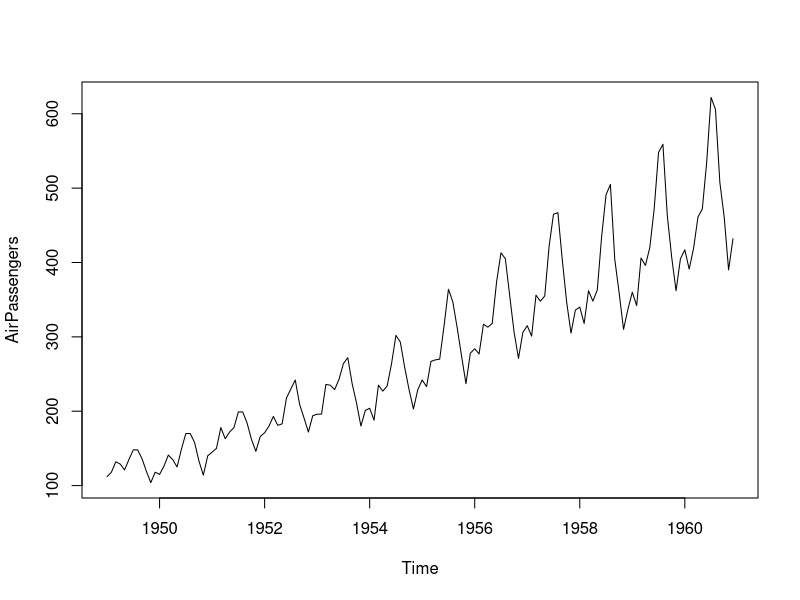
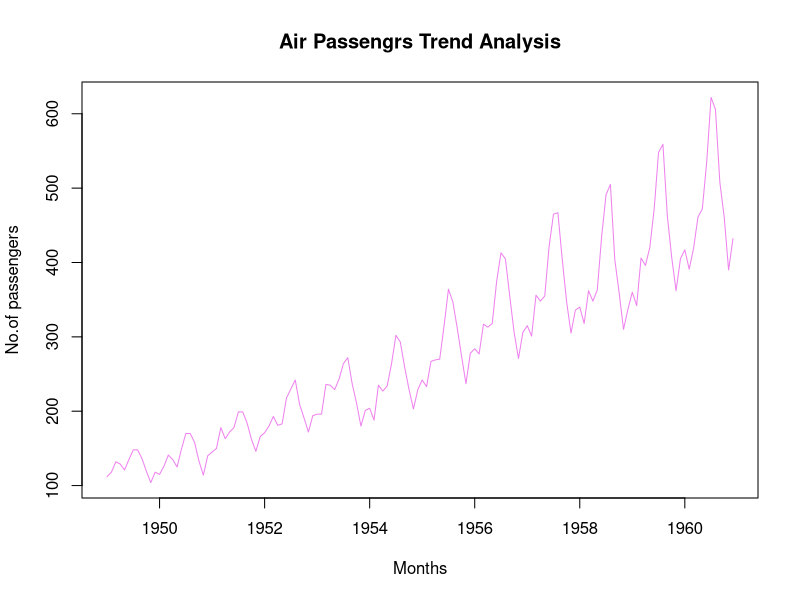
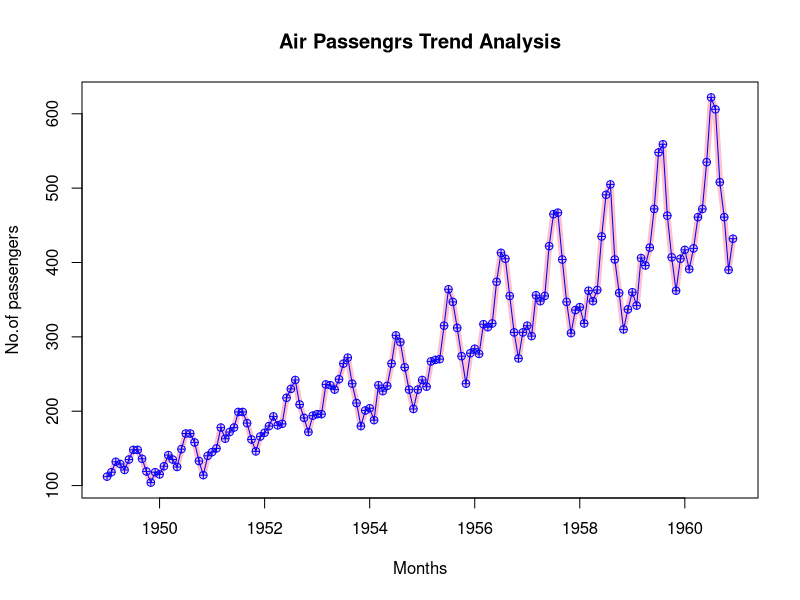

Write the R code that produced these figures, in order.
#Loading dataset
data(AirPassengers)

#Verifying the datasets
?AirPassengers
class(AirPassengers)
View(AirPassengers)

#Convert the dataset to dataframe
ap_df_months <- data.frame(
  year = floor(time(AirPassengers)),
  month = cycle(time(AirPassengers)),
  passengers = as.numeric(AirPassengers)
)
ap_df_months

#Basic plot
plot(AirPassengers)

#Plot with title,axis,labels and color
plot(
  AirPassengers,
  type = 'l',
  main = "Air Passengrs Trend Analysis",
  xlab = "Months",
  ylab = "No.of passengers",
  col= "violet"
)

#plot with line width & point
plot(
  AirPassengers,
  type = 'l',
  lwd =6,
  main = "Air Passengrs Trend Analysis",
  xlab = "Months",
  ylab = "No.of passengers",
  col= "pink"
  
)
points(
  AirPassengers,
  type ='o',
  pch = 10,
  col="blue"
)

